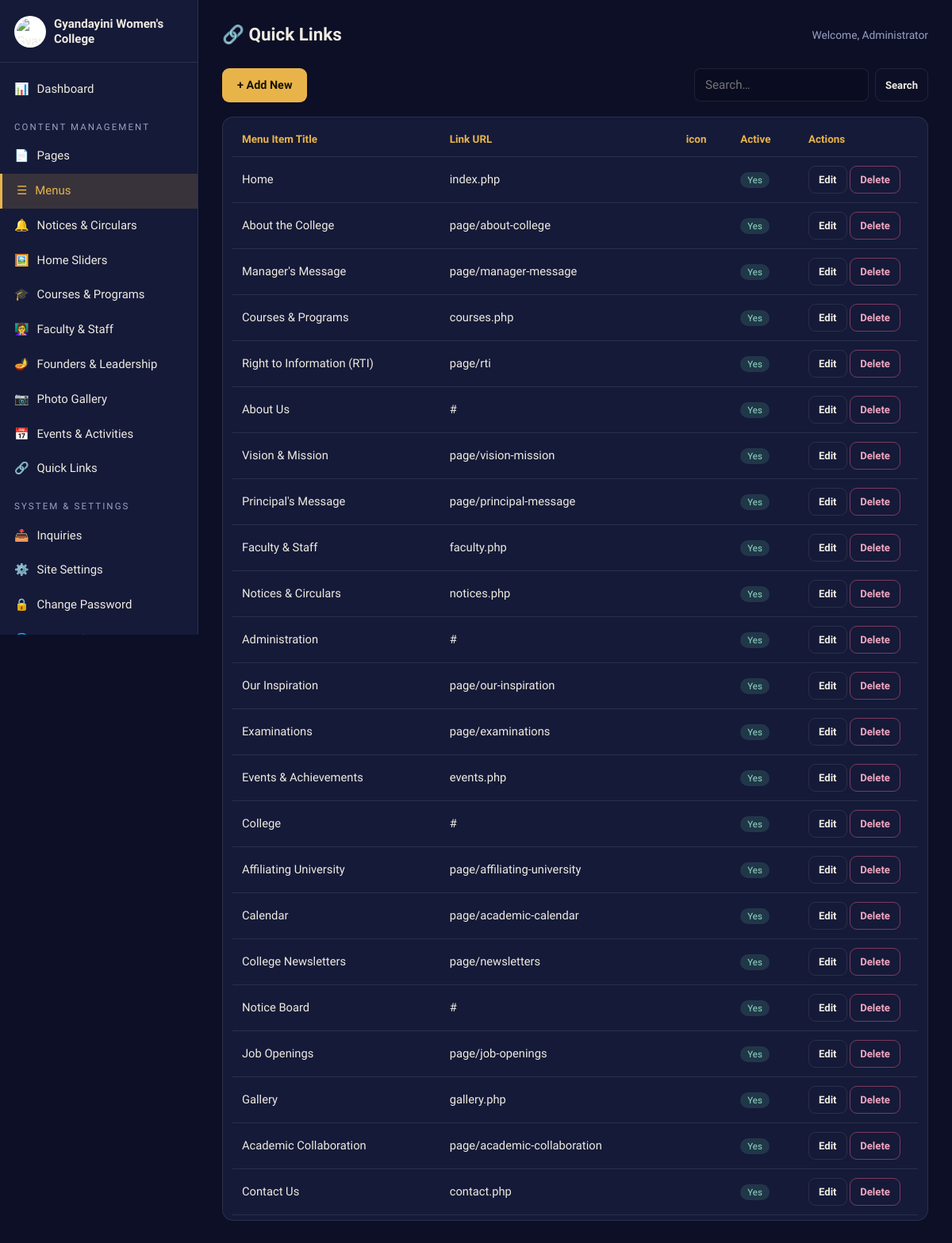
Page /admin/manage.php?t=menus (signed in) on the committed database.
### tables this page shows
CREATE TABLE `menus` (
  `id` INT AUTO_INCREMENT PRIMARY KEY,
  `parent_id` INT DEFAULT 0,
  `title` VARCHAR(160) NOT NULL,
  `url` VARCHAR(255) DEFAULT '#',
  `sort_order` INT DEFAULT 0,
  `open_new` TINYINT(1) DEFAULT 0,
  `is_active` TINYINT(1) DEFAULT 1
);

### includes/functions.php (called while the page is built, shortened)
<?php
function e($str) { return htmlspecialchars((string)$str, ENT_QUOTES, 'UTF-8'); }
function url($path = '') { return BASE_URL . '/' . ltrim($path, '/'); }

### admin/auth.php (called while the page is built, shortened)
<?php
require_once dirname(__DIR__) . '/includes/functions.php';
function admin_user() { return $_SESSION['admin'] ?? null; }

### admin/manage.php (the view, shortened to what this page needs)
<?php
require_once __DIR__ . '/auth.php';
require_once __DIR__ . '/entities.php';
$t = $_GET['t'] ?? '';
$en     = $ENTITIES[$t];
$table  = $en['table'];
$fields = $en['fields'];
$action = $_GET['a'] ?? 'list';
$id     = (int)($_GET['id'] ?? 0);
$flash  = ''; $flashType = 'ok';
include __DIR__ . '/inc/header.php';
if ($action === 'edit' || $action === 'new'):
    $row = [];
    if ($id) {
        $st = $pdo->prepare("SELECT * FROM `$table` WHERE id=? LIMIT 1");
        $st->execute([$id]);
        $row = $st->fetch() ?: [];
    }
?>
  <div class="topline">
    <h1><?= $id ? 'Edit' : 'Add New' ?> — <?= e($en['label']) ?></h1>
    <a class="btn btn-ghost btn-sm" href="<?= url("admin/manage.php?t=$t") ?>">← Back to List</a>
  </div>
  <?php if ($flash): ?><div class="msg <?= $flashType ?>"><?= e($flash) ?></div><?php endif; ?>
  <div class="panel">
    <form class="form" method="post" enctype="multipart/form-data" action="<?= url("admin/manage.php?t=$t&a=edit&id=$id") ?>">
      <?= csrf_field() ?>
      <?php foreach ($fields as $name => $f):
        $val = $row[$name] ?? ($f['default'] ?? ''); ?>
        <div>
          <?php if ($f['type'] === 'check'): ?>
            <div class="check">
              <input type="checkbox" id="f_<?= $name ?>" name="<?= $name ?>" value="1" <?= $val ? 'checked' : '' ?>>
              <label for="f_<?= $name ?>"><?= e($f['label']) ?></label>
            </div>
          <?php elseif ($f['type'] === 'html'): ?>
            <label for="f_<?= $name ?>"><?= e($f['label']) ?></label>
            <textarea class="html" id="f_<?= $name ?>" name="<?= $name ?>"><?= e($val) ?></textarea>
            <p class="hint">HTML formatting supported — &lt;p&gt; &lt;h3&gt; &lt;ul&gt;&lt;li&gt; &lt;table&gt; &lt;a href&gt; &lt;strong&gt;</p>
          <?php elseif ($f['type'] === 'textarea'): ?>
            <label for="f_<?= $name ?>"><?= e($f['label']) ?></label>
            <textarea id="f_<?= $name ?>" name="<?= $name ?>"><?= e($val) ?></textarea>
          <?php elseif ($f['type'] === 'image'): ?>
            <label><?= e($f['label']) ?></label>
            <?php if ($val): ?>
              <div class="thumb-now">
                <?php if (preg_match('/\.(jpe?g|png|gif|webp)$/i', $val)): ?>
                  <img src="<?= e(media($val)) ?>" alt="">
                <?php else: ?>
                  <a href="<?= e(media($val)) ?>" target="_blank">📎 View Current File</a>
                <?php endif; ?>
                <span class="hint">Selecting a new file will replace the current one</span>
              </div>
            <?php endif; ?>
            <input type="hidden" name="<?= $name ?>_existing" value="<?= e($val) ?>">
            <input type="file" name="<?= $name ?>">
          <?php elseif ($f['type'] === 'select'): ?>
            <label for="f_<?= $name ?>"><?= e($f['label']) ?></label>
            <select id="f_<?= $name ?>" name="<?= $name ?>">
              <?php foreach ($f['options'] as $o): ?>
                <option value="<?= e($o) ?>" <?= $val === $o ? 'selected' : '' ?>><?= e($o) ?></option>
              <?php endforeach; ?>
            </select>
          <?php elseif ($f['type'] === 'parent'): ?>
            <label for="f_<?= $name ?>"><?= e($f['label']) ?></label>
            <select id="f_<?= $name ?>" name="<?= $name ?>">
              <option value="0">— Top Level (Main Menu) —</option>
              <?php foreach ($pdo->query("SELECT id,title FROM menus WHERE parent_id=0 ORDER BY sort_order") as $p): ?>
                <option value="<?= (int)$p['id'] ?>" <?= (int)$val === (int)$p['id'] ? 'selected' : '' ?>><?= e($p['title']) ?></option>
              <?php endforeach; ?>
            </select>
          <?php else: ?>
            <label for="f_<?= $name ?>"><?= e($f['label']) ?></label>
            <input type="<?= $f['type'] === 'number' ? 'number' : ($f['type'] === 'date' ? 'date' : 'text') ?>"
                   id="f_<?= $name ?>" name="<?= $name ?>" value="<?= e($val) ?>" <?= !empty($f['req']) ? 'required' : '' ?>>
          <?php endif; ?>
          <?php if (!empty($f['hint'])): ?><p class="hint"><?= e($f['hint']) ?></p><?php endif; ?>
        </div>
      <?php endforeach; ?>
      <div style="display:flex;gap:12px;flex-wrap:wrap">
        <button class="btn btn-gold" type="submit">Save Changes</button>
        <a class="btn btn-ghost" href="<?= url("admin/manage.php?t=$t") ?>">Cancel</a>
        <?php if ($id): ?>
          <a class="btn btn-danger" href="<?= url("admin/manage.php?t=$t&a=delete&id=$id") ?>"
             onclick="return confirm('Are you sure you want to delete this record?')">Delete</a>
        <?php endif; ?>
      </div>
    </form>
  </div>
<?php else:
  $q = trim($_GET['q'] ?? '');
  $order = $en['order'] ?? 'sort_order ASC, id ASC';
  if ($q) {
      $firstCol = $en['list'][0];
      $st = $pdo->prepare("SELECT * FROM `$table` WHERE `$firstCol` LIKE ? ORDER BY $order");
      $st->execute(['%' . $q . '%']);
      $rows = $st->fetchAll();
  } else {
      $rows = $pdo->query("SELECT * FROM `$table` ORDER BY $order")->fetchAll();
  }
?>
  <div class="topline">
    <h1><?= $en['icon'] ?> <?= e($en['label']) ?></h1>
    <span class="who">Welcome, <?= e($me['name'] ?: $me['username']) ?></span>
  </div>
  <div class="toolbar">
    <a class="btn btn-gold" href="<?= url("admin/manage.php?t=$t&a=new") ?>">+ Add New</a>
    <form class="search" method="get">
      <input type="text" name="q" placeholder="Search…" value="<?= e($q) ?>">
      <button class="btn btn-ghost btn-sm" type="submit">Search</button>
    </form>
  </div>
  <div class="panel" style="padding:6px 12px">
    <table class="grid">
      <thead><tr>
        <?php foreach ($en['list'] as $col): ?><th><?= e($fields[$col]['label'] ?? $col) ?></th><?php endforeach; ?>
        <th style="width:150px">Actions</th>
      </tr></thead>
      <tbody>
      <?php foreach ($rows as $r): ?>
        <tr>
          <?php foreach ($en['list'] as $col):
            $v = $r[$col] ?? ''; ?>
            <td>
              <?php if (($fields[$col]['type'] ?? '') === 'image' && $v): ?>
                <img src="<?= e(media($v)) ?>" alt="">
              <?php elseif (($fields[$col]['type'] ?? '') === 'check'): ?>
                <span class="badge <?= $v ? 'on' : 'off' ?>"><?= $v ? 'Yes' : 'No' ?></span>
              <?php elseif ($col === 'parent_id'): ?>
                <?= $v ? e($pdo->query("SELECT title FROM menus WHERE id=" . (int)$v)->fetchColumn()) : '—' ?>
              <?php else: ?>
                <?= e(mb_strimwidth((string)$v, 0, 70, '…')) ?>
              <?php endif; ?>
            </td>
          <?php endforeach; ?>
          <td>
            <a class="btn btn-ghost btn-sm" href="<?= url("admin/manage.php?t=$t&a=edit&id=" . (int)$r['id']) ?>">Edit</a>
            <a class="btn btn-danger btn-sm" href="<?= url("admin/manage.php?t=$t&a=delete&id=" . (int)$r['id']) ?>"
               onclick="return confirm('Delete this record?')">Delete</a>
          </td>
        </tr>
      <?php endforeach; ?>
      </tbody>
    </table>
  </div>
<?php endif; ?>
<?php include __DIR__ . '/inc/footer.php'; ?>

### admin/assets/admin.css (style rules this page uses)
:root { --a-bg:#0C0F26; --a-panel:#151A38; --a-panel2:#1D2350; --a-line:rgba(255,255,255,.09); --a-gold:#E8B44A; --a-rose:#C0517A; --a-text:#EFEBE1; --a-muted:#9BA0C4; --a-ok:#4FA98B; }
* { box-sizing:border-box; }
body { margin:0; font-family:"Mukta","Noto Sans Devanagari",system-ui,sans-serif; background:var(--a-bg); color:var(--a-text); font-size:16px; line-height:1.6; }
a { color:var(--a-gold); text-decoration:none; }
.topline { display:flex; justify-content:space-between; align-items:center; gap:16px; flex-wrap:wrap; margin-bottom:24px; }
.topline h1 { font-size:1.4rem; margin:0; }
.who { font-size:.86rem; color:var(--a-muted); }
.btn { display:inline-flex; align-items:center; gap:7px; padding:9px 18px; border-radius:9px; border:1px solid transparent; font-family:inherit; font-size:.9rem; font-weight:600; cursor:pointer; }
.btn-gold { background:var(--a-gold); color:#1A1200; }
.btn-ghost { border-color:var(--a-line); color:var(--a-text); background:transparent; }
.btn-danger { background:transparent; border-color:rgba(192,81,122,.6); color:#F0A6C0; }
.btn-sm { padding:6px 12px; font-size:.82rem; }
.panel { background:var(--a-panel); border:1px solid var(--a-line); border-radius:14px; padding:22px; margin-bottom:22px; }
table.grid { width:100%; border-collapse:collapse; font-size:.92rem; }
table.grid th,table.grid td { padding:11px 12px; border-bottom:1px solid var(--a-line); text-align:left; vertical-align:middle; }
table.grid th { color:var(--a-gold); font-weight:600; font-size:.84rem; }
.badge { font-size:.72rem; padding:3px 9px; border-radius:20px; }
.badge.on { background:rgba(79,169,139,.2); color:#8FDCC2; }
input[type=text],input[type=email],input[type=password],input[type=number],input[type=date],select,textarea { width:100%; background:rgba(10,13,32,.75); border:1px solid var(--a-line); color:var(--a-text); border-radius:8px; padding:11px 13px; font-family:inherit; font-size:.95rem; }
.toolbar { display:flex; gap:10px; justify-content:space-between; align-items:center; margin-bottom:18px; flex-wrap:wrap; }
.search { display:flex; gap:8px; }
.search input { width:220px; }

### rows in the picture
menus: title "Home", url "index.php", is_active "Yes"
menus: title "About the College", url "page/about-college", is_active "Yes"
menus: title "Manager's Message", url "page/manager-message", is_active "Yes"
menus: title "Courses & Programs", url "courses.php", is_active "Yes"
menus: title "Right to Information (RTI)", url "page/rti", is_active "Yes"
menus: title "About Us", url "#", is_active "Yes"
menus: title "Vision & Mission", url "page/vision-mission", is_active "Yes"
menus: title "Principal's Message", url "page/principal-message", is_active "Yes"
menus: title "Faculty & Staff", url "faculty.php", is_active "Yes"
menus: title "Notices & Circulars", url "notices.php", is_active "Yes"
menus: title "Administration", url "#", is_active "Yes"
menus: title "Our Inspiration", url "page/our-inspiration", is_active "Yes"
menus: title "Examinations", url "page/examinations", is_active "Yes"
menus: title "Events & Achievements", url "events.php", is_active "Yes"
menus: title "College", url "#", is_active "Yes"
menus: title "Affiliating University", url "page/affiliating-university", is_active "Yes"
menus: title "Calendar", url "page/academic-calendar", is_active "Yes"
menus: title "College Newsletters", url "page/newsletters", is_active "Yes"
menus: title "Notice Board", url "#", is_active "Yes"
menus: title "Job Openings", url "page/job-openings", is_active "Yes"
menus: title "Gallery", url "gallery.php", is_active "Yes"
menus: title "Academic Collaboration", url "page/academic-collaboration", is_active "Yes"
menus: title "Contact Us", url "contact.php", is_active "Yes"

### other values in the picture
setting('site_name_en') "Gyandayini Women's College"
$en['icon'] "📄"
$en['label'] "Pages"
$en['icon'] "☰"
$en['label'] "Menus"
$en['icon'] "🔔"
$en['label'] "Notices & Circulars"
$en['icon'] "🖼️"
$en['label'] "Home Sliders"
$en['icon'] "🎓"
$en['label'] "Courses & Programs"
$en['icon'] "👩‍🏫"
$en['label'] "Faculty & Staff"
$en['icon'] "🪔"
$en['label'] "Founders & Leadership"
